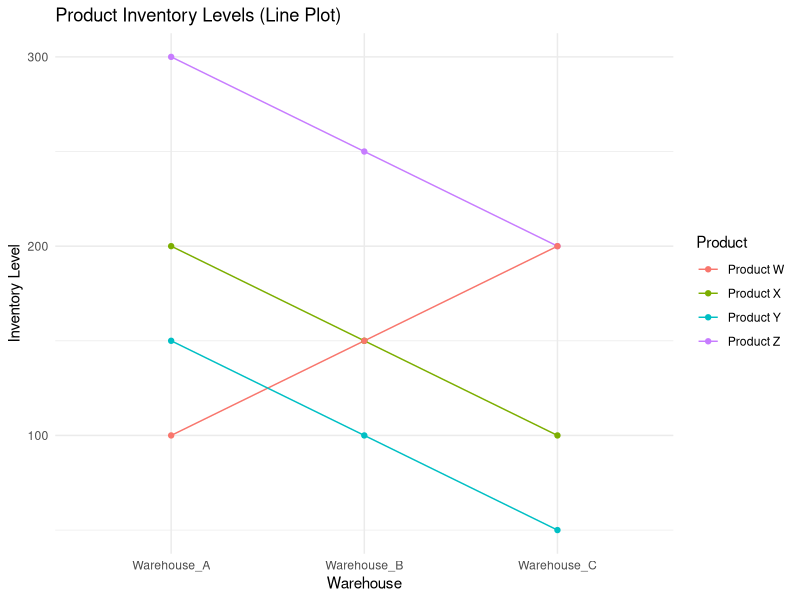
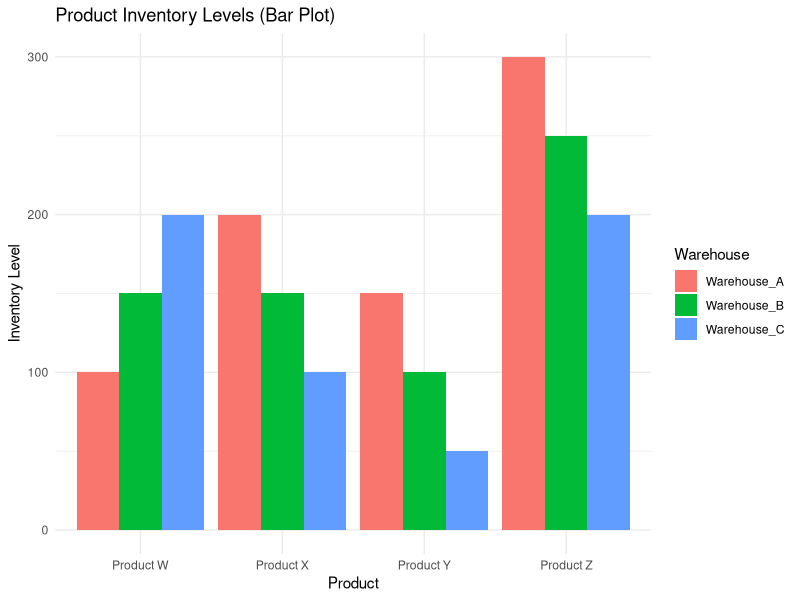
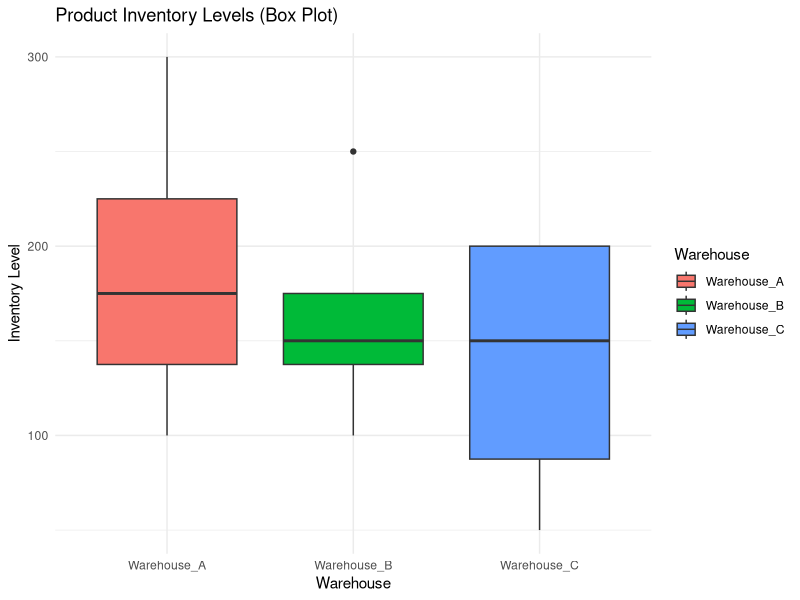

These charts were generated, in order, by the following R code:
# Load necessary libraries
library(ggplot2)
library(tidyr)

# Data
product_inventory <- data.frame(
  Product = c("Product X", "Product Y", "Product Z", "Product W"),
  Warehouse_A = c(200, 150, 300, 100),
  Warehouse_B = c(150, 100, 250, 150),
  Warehouse_C = c(100, 50, 200, 200)
)

# Generate Line Plot
product_inventory_melted <- gather(product_inventory, Warehouse, Inventory_Level, -Product)
# Generate Line Plot
line_plot <- ggplot(product_inventory_melted, aes(x = Warehouse, y = Inventory_Level, color = Product)) +
  geom_line(aes(group = Product)) +
  geom_point() +
  labs(title = "Product Inventory Levels (Line Plot)", x = "Warehouse", y = "Inventory Level") +
  theme_minimal()

print(line_plot)
# Describe inventory with a Bar plot
bar_plot <- ggplot(product_inventory_melted, aes(x = Product, y = Inventory_Level, fill = Warehouse)) +
  geom_bar(stat = "identity", position = "dodge") +
  labs(title = "Product Inventory Levels (Bar Plot)", x = "Product", y = "Inventory Level") +
  theme_minimal()

print(bar_plot)

# Visualize inventory levels with box plot
box_plot <- ggplot(product_inventory_melted, aes(x = Warehouse, y = Inventory_Level, fill = Warehouse)) +
  geom_boxplot() +
  labs(title = "Product Inventory Levels (Box Plot)", x = "Warehouse", y = "Inventory Level") +
  theme_minimal()

print(box_plot)
